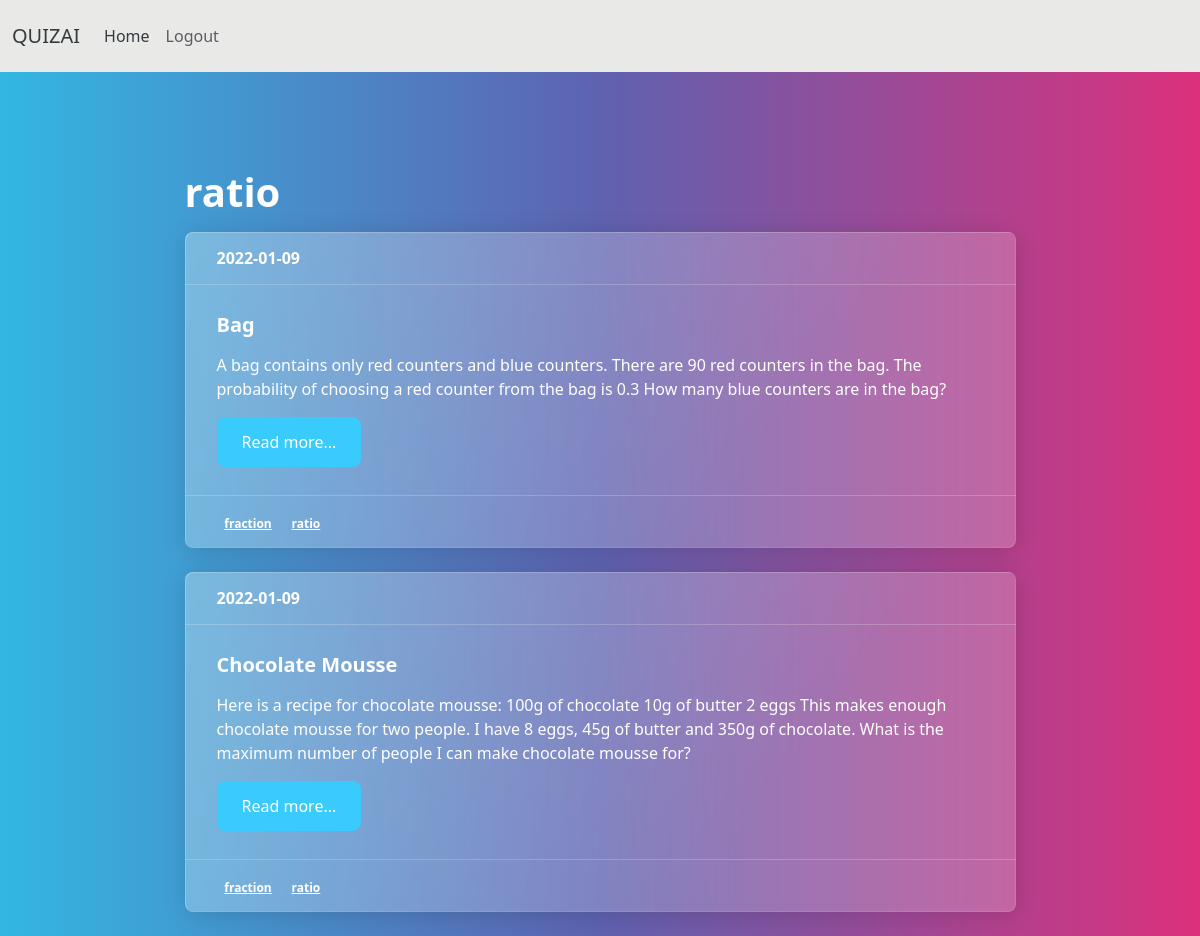
The page /blog/tags/ratio (signed in) on the database its author committed.
### models.py (models this page shows, shortened)
class Tag(db.Model):
    id = db.Column(db.Integer, primary_key=True)
    title = db.Column(db.String(140))
    slug= db.Column(db.String(140), unique=True)

class Post(db.Model):
    id = db.Column(db.Integer, primary_key=True)
    title = db.Column(db.String(140))
    slug = db.Column(db.String(140), unique=True)
    body = db.Column(db.Text)
    answer = db.Column(db.String(100))
    created = db.Column(db.DateTime, default=datetime.now())
    tags = db.relationship('Tag', secondary=posts_tags, backref=db.backref('posts'), lazy='dynamic')

### posts/blueprint.py (the view)
@posts.route('/tags/<slug>')
def tag_detail(slug):
    tag = Tag.query.filter(Tag.slug==slug).first()
    return render_template('posts/tag_detail.html', tag=tag)

### posts/templates/posts/tag_detail.html (shortened to what this page needs)
{% extends 'base.html' %}
{% block content %}
    <h1>{{tag.title}}</h1>
    {% for post in tag.posts %}
        {% include 'posts/includes/card.html'%}
    {% endfor %}
{% endblock %}

### posts/templates/posts/includes/card.html (shortened to what this page needs)
    <div class="card">
        <div class="card-header">
          {{ post.created.date() }}
        </div>
        <div class="card-body">
          <h5 class="card-title">{{ post.title }}</h5>
          <p class="card-text">{{ post.body }}</p>
          <a href="{{ url_for('posts.post_detail', slug=post.slug) }}" class="btn btn-info">Read more...</a>
        </div>
        {% if post.tags.count() %}
        <div class="card-footer text-muted">
            {% for tag in post.tags %}
                <span class="badge badge-dark"><a href="{{ url_for('posts.tag_detail', slug=tag.slug) }}">{{ tag.title }}</a></span>
            {% endfor %}
          </div>
          {% endif %}
    </div>

### rows shown on the page
Tag: title "ratio"
Post: created "2022-01-09", title "Bag", body "A bag contains only red counters and blue counters. There are 90 red counters in the bag. The probability of choosing a red counter from the bag is 0.3 How many blue counters are in the bag?"
Tag: title "fraction"
Post: created "2022-01-09", title "Chocolate Mousse", body "Here is a recipe for chocolate mousse: 100g of chocolate 10g of butter 2 eggs This makes enough chocolate mousse for two people. I have 8 eggs, 45g of butter and 350g of chocolate. What is the maximum number of people I can make chocolate mousse for?"
